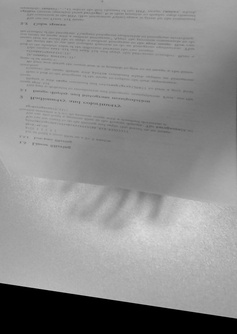
%> input picture page4_fixed.jpg, 237 x 334 px, shrunk from 1219 x 1722 before the run; its folder holds 4 pictures in this run
$ octave im_binarization.m   (GNU Octave 9; MATLAB toolbox functions it lacks are replaced by stand-ins)
%> lines starting %> are read from the running program, lines starting %| are printed output that depends on the picture; in (x1, y1, x2, y2) boxes, pixels count from 0 and x2, y2 are one past the last pixel; in counts of white or black regions, pixels touching at a corner belong together; the program's own positions count from 1
### functions/integral_image.m
function iimg = integral_image(img)
    iimg = img;

    for i = 1:size(img,1)
        for j = 1:size(img,2)
            if(i > 1)
                iimg(i,j) = iimg(i,j) + iimg(i-1,j);
            end
            if(j > 1)
                iimg(i,j) = iimg(i,j) + iimg(i,j-1);
            end
            if(i > 1 && j > 1)
                iimg(i,j) = iimg(i,j) - iimg(i-1,j-1);
            end
        end
    end

end

### functions/plotim.m
function [xmin,xmax] = plotim(x,xmin,xmax)

%PLOTIM    Plot a matrix as a grey level image.
%
%plotim(x) plots x with its lowest value in black and its highest
%          value in white, and a linear scaling inbetween.
%
%plotim(x,xmin,xmax) plots x with xmin in black and xmax in white.
%          Values greater than xmax are displayed in white, values
%	   smaller than xmin are displayed in black.
%
%[xmin,xmax] = plotim(...) returns black and white values.
%
%Author : Elodie Roullot, May 1999.

colormap(gray(256))

if nargin==1
	xmin=min(min(x));
	xmax=max(max(x));
end

x=255*(x-xmin)/(xmax-xmin);

image(x) ;
%axis xy ;
set(gca,'DataAspectRatio',[1 1 1]) ;

### im_binarization.m
tic;
img = imread(sprintf('page%d_fixed.jpg', 4));
%> img is the input picture: size 334x237 uint8; min 0, max 219, mean 141
img = double((img));
%> img: size 334x237 double

neighbourhood = floor(size(img)/16);
%> neighbourhood = [20 14]
sensitivity = 0.95;
iimg = integral_image(img);
%> after the loop in integral_image, `for i = 1:size(img,1)`:
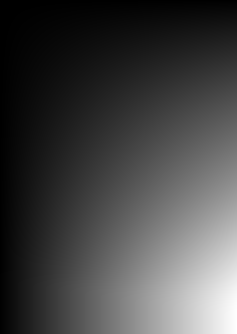
%> iimg: size 334x237 double; min 156, max 11163015, mean 3035861.2; drawn with min black and max white

T = zeros(size(img));

for i = 1:size(img,1)
    rowMin = max([1, i-neighbourhood(1)]);
    rowMax = min([size(img,1), i+neighbourhood(1)]);

    for j = 1:size(img,2)
        colMin = max([1, j-neighbourhood(2)]);
        colMax = min([size(img,2), j+neighbourhood(2)]);

        T(i,j) = (iimg(rowMax,colMax) + iimg(rowMin, colMin) - ...
            iimg(rowMax,colMin) - iimg(rowMin,colMax)) /...
            ((rowMax-rowMin) * (colMax - colMin));
    end
end
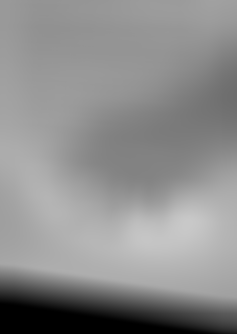
%> T: size 334x237 double; min 0, max 200.8, mean 141


binary_img = reshape(img(:) > T(:)*sensitivity, size(img));
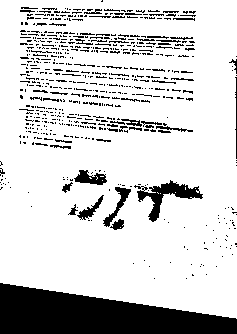
%> binary_img: size 334x237 logical; 82.2% white; 618 black regions (557 under 20 px), largest, box (x1, y1, x2, y2) and area: (0, 283, 237, 334) 7849, (134, 180, 203, 222) 872, (74, 170, 107, 185) 288

plotim(binary_img);
%> in plotim, `xmin=min(min(x));`: xmin = false
%> in plotim, `xmax=max(max(x));`: xmax = true

toc;
